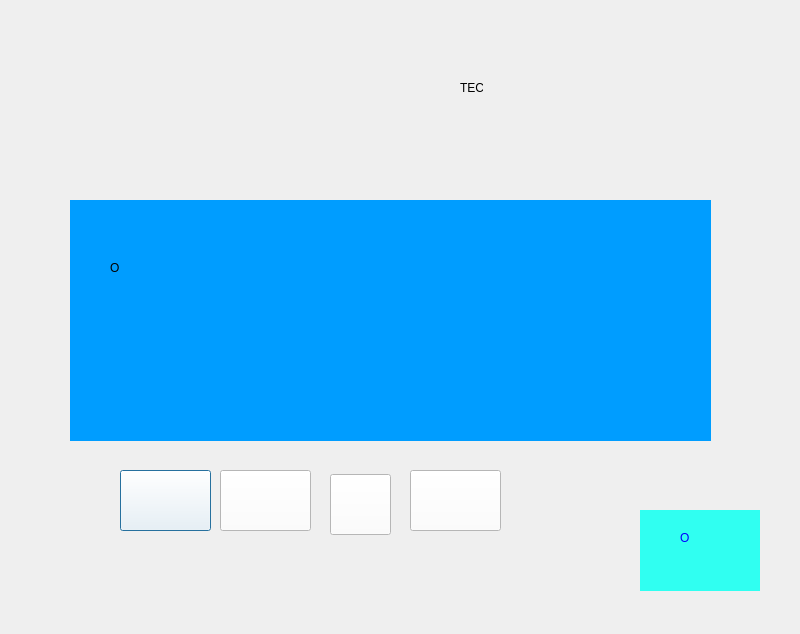
<?xml version="1.0" encoding="UTF-8"?>
<ui version="4.0">
 <class>Dialog</class>
 <widget class="QDialog" name="Dialog">
  <property name="geometry">
   <rect>
    <x>0</x>
    <y>0</y>
    <width>800</width>
    <height>634</height>
   </rect>
  </property>
  <property name="windowTitle">
   <string>Dialog</string>
  </property>
  <widget class="QLabel" name="label">
   <property name="geometry">
    <rect>
     <x>460</x>
     <y>80</y>
     <width>23</width>
     <height>16</height>
    </rect>
   </property>
   <property name="text">
    <string>TEC</string>
   </property>
  </widget>
  <widget class="QWidget" name="widget" native="true">
   <property name="geometry">
    <rect>
     <x>70</x>
     <y>200</y>
     <width>641</width>
     <height>241</height>
    </rect>
   </property>
   <property name="styleSheet">
    <string notr="true">background-color: rgb(0, 157, 255);</string>
   </property>
   <widget class="QLabel" name="label_2">
    <property name="geometry">
     <rect>
      <x>40</x>
      <y>60</y>
      <width>16</width>
      <height>16</height>
     </rect>
    </property>
    <property name="text">
     <string>O</string>
    </property>
   </widget>
  </widget>
  <widget class="QWidget" name="widget_2" native="true">
   <property name="geometry">
    <rect>
     <x>640</x>
     <y>510</y>
     <width>120</width>
     <height>81</height>
    </rect>
   </property>
   <property name="styleSheet">
    <string notr="true">background-color: rgb(48, 255, 241);</string>
   </property>
   <widget class="QLabel" name="label_3">
    <property name="geometry">
     <rect>
      <x>40</x>
      <y>20</y>
      <width>16</width>
      <height>16</height>
     </rect>
    </property>
    <property name="styleSheet">
     <string notr="true">color: rgb(0, 0, 255);</string>
    </property>
    <property name="text">
     <string>O</string>
    </property>
   </widget>
  </widget>
  <widget class="QPushButton" name="pushButton_4">
   <property name="geometry">
    <rect>
     <x>120</x>
     <y>470</y>
     <width>91</width>
     <height>61</height>
    </rect>
   </property>
   <property name="styleSheet">
    <string notr="true">image: url(:/img/flechaIzq.png);
background-color: rgb(255, 255, 255);</string>
   </property>
   <property name="text">
    <string/>
   </property>
  </widget>
  <widget class="QPushButton" name="pushButton">
   <property name="geometry">
    <rect>
     <x>220</x>
     <y>470</y>
     <width>91</width>
     <height>61</height>
    </rect>
   </property>
   <property name="styleSheet">
    <string notr="true">image: url(:/img/flechaDown.png);
background-color: rgb(255, 255, 255);</string>
   </property>
   <property name="text">
    <string/>
   </property>
  </widget>
  <widget class="QPushButton" name="pushButton_2">
   <property name="geometry">
    <rect>
     <x>330</x>
     <y>474</y>
     <width>61</width>
     <height>61</height>
    </rect>
   </property>
   <property name="styleSheet">
    <string notr="true">image: url(:/img/detener.png);
background-color: rgb(255, 255, 255);</string>
   </property>
   <property name="text">
    <string/>
   </property>
  </widget>
  <widget class="QPushButton" name="pushButton_3">
   <property name="geometry">
    <rect>
     <x>410</x>
     <y>470</y>
     <width>91</width>
     <height>61</height>
    </rect>
   </property>
   <property name="styleSheet">
    <string notr="true">image: url(:/img/salir.png);
background-color: rgb(255, 255, 255);</string>
   </property>
   <property name="text">
    <string/>
   </property>
  </widget>
 </widget>
 <resources/>
 <connections/>
</ui>
